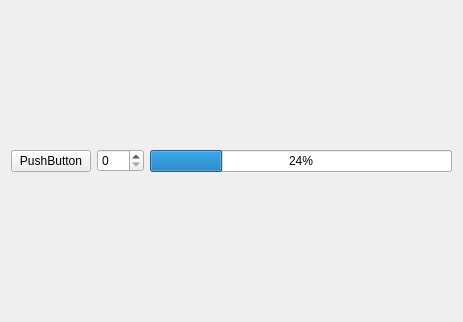
<?xml version="1.0" encoding="UTF-8"?>
<ui version="4.0">
 <class>Clicker</class>
 <widget class="QWidget" name="Clicker">
  <property name="geometry">
   <rect>
    <x>0</x>
    <y>0</y>
    <width>463</width>
    <height>322</height>
   </rect>
  </property>
  <property name="windowTitle">
   <string>Clicker</string>
  </property>
  <layout class="QHBoxLayout" name="horizontalLayout_2">
   <item>
    <layout class="QHBoxLayout" name="horizontalLayout">
     <item>
      <widget class="QPushButton" name="pushButton">
       <property name="text">
        <string>PushButton</string>
       </property>
      </widget>
     </item>
     <item>
      <widget class="QSpinBox" name="spinBox">
       <property name="maximum">
        <number>100</number>
       </property>
      </widget>
     </item>
     <item>
      <widget class="QProgressBar" name="progressBar">
       <property name="maximum">
        <number>100</number>
       </property>
       <property name="value">
        <number>24</number>
       </property>
      </widget>
     </item>
    </layout>
   </item>
  </layout>
 </widget>
 <resources/>
 <connections/>
</ui>
